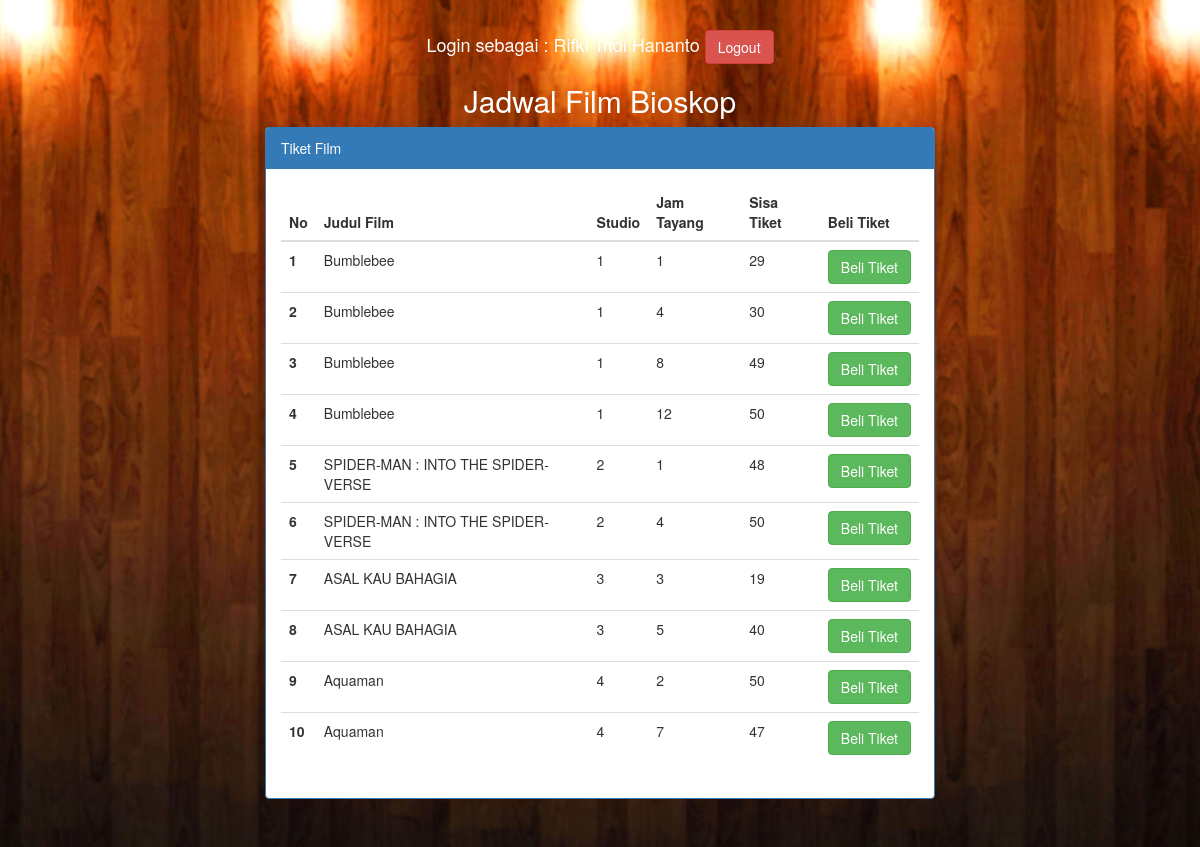
The app's page /index.php (signed in) with its own data.
### tables this page shows
CREATE TABLE IF NOT EXISTS `user` (
`id` int(11) NOT NULL,
  `nama` varchar(50) NOT NULL,
  `username` varchar(50) NOT NULL,
  `password` varchar(50) NOT NULL
);

CREATE TABLE IF NOT EXISTS `jadwal` (
`id_jadwal` int(11) NOT NULL,
  `id_film` int(11) NOT NULL,
  `id_studio` enum('1','2','3','4','5') NOT NULL,
  `id_jam_tayang` int(11) NOT NULL,
  `tiket_tersedia` int(5) NOT NULL DEFAULT '50'
);

CREATE TABLE IF NOT EXISTS `film` (
`id_film` int(11) NOT NULL,
  `judul_film` varchar(50) NOT NULL,
  `durasi` int(11) NOT NULL,
  `kategori_film` enum('2D','3D') DEFAULT '2D'
);

### index.php (the view, shortened to what this page needs)
<?php include "header.php"; ?>
<?php
$s = mysqli_fetch_array(mysqli_query($bd, "select * from user where id='$_SESSION[login]'"));
?>
    <h4 class="text-center" style="color:white">Login sebagai : <?= $s['nama'] ?> <a href="logout.php" class="btn btn-danger">Logout</a></h4>
    <h2 class="text-center" style="color:white">Jadwal Film Bioskop</h2>
    <div class="container" style="max-width:700px;">
	<div class="panel panel-primary">
	  <div class="panel-heading">Tiket Film</div>
	  <div class="panel-body">
		<table class="table table-hover">
			<thead>
				<tr>
					<th>No</th>
					<th>Judul Film</th>
					<th>Studio</th>
					<th>Jam Tayang</th>
					<th>Sisa Tiket</th>
					<th>Beli Tiket</th>
				</tr>
			</thead>
			<tbody>
			<?php
			$no=1;
			$result = mysqli_query($bd, "SELECT jadwal.id_jadwal,jadwal.id_film,jadwal.id_studio,jadwal.tiket_tersedia,jadwal.id_jam_tayang,film.id_film,film.judul_film FROM jadwal,film WHERE jadwal.id_film=film.id_film");
						while($row = mysqli_fetch_array($result))
							{
			?>
				<tr>
					<th scope="row"><?= $no++; ?></th>
					<td><?= $row['judul_film']; ?></td>
					<td><?= $row['id_studio']; ?></td>
					<td><?= $row['id_jam_tayang']; ?></td>
					<td><?= $row['tiket_tersedia']; ?></td>
					<td><a href="pesan_tiket.php?id=<?= $row['id_jadwal']; ?>" class="btn btn-success">Beli Tiket</a></td>
				</tr>
							<?php } ?>
			</tbody>
		</table>
	  </div>
	</div>
    </div>
	<?php include "footer.php"; ?>

### header.php (shortened to what this page needs)
<!DOCTYPE html>
<html lang="en">
<head>
    <link rel="stylesheet" href="css/style.css" type="text/css" media="all">
    <link rel="stylesheet" href="bootstrap/dist/css/bootstrap.css" type="text/css" media="all">
</head>
<body>
<br>

### footer.php (shortened to what this page needs)
<br>
    <br>
    <br>
    <br>
</body>
</html>

### css/style.css (style rules this page uses)
body { background: url(images/bioskop.jpg) no-repeat center; background-size: cover; -webkit-background-size: cover; -moz-background-size: cover; -o-background-size: cover; -ms-background-size: cover; background-attachment: fixed; }

### index.php (style rules this page uses)
body { background: url(images/bioskop.jpg) no-repeat center; background-size: cover; -webkit-background-size: cover; -moz-background-size: cover; -o-background-size: cover; -ms-background-size: cover; background-attachment: fixed; }

### records on screen
user: nama "Rifki Tridi Hananto"
jadwal: id_film.judul_film "Bumblebee", id_studio "1", id_jam_tayang "1", tiket_tersedia "29"
jadwal: id_film.judul_film "Bumblebee", id_studio "1", id_jam_tayang "4", tiket_tersedia "30"
jadwal: id_film.judul_film "Bumblebee", id_studio "1", id_jam_tayang "8", tiket_tersedia "49"
jadwal: id_film.judul_film "Bumblebee", id_studio "1", id_jam_tayang "12", tiket_tersedia "50"
jadwal: id_film.judul_film "SPIDER-MAN : INTO THE SPIDER-VERSE", id_studio "2", id_jam_tayang "1", tiket_tersedia "48"
jadwal: id_film.judul_film "SPIDER-MAN : INTO THE SPIDER-VERSE", id_studio "2", id_jam_tayang "4", tiket_tersedia "50"
jadwal: id_film.judul_film "ASAL KAU BAHAGIA", id_studio "3", id_jam_tayang "3", tiket_tersedia "19"
jadwal: id_film.judul_film "ASAL KAU BAHAGIA", id_studio "3", id_jam_tayang "5", tiket_tersedia "40"
jadwal: id_film.judul_film "Aquaman", id_studio "4", id_jam_tayang "2", tiket_tersedia "50"
jadwal: id_film.judul_film "Aquaman", id_studio "4", id_jam_tayang "7", tiket_tersedia "47"
